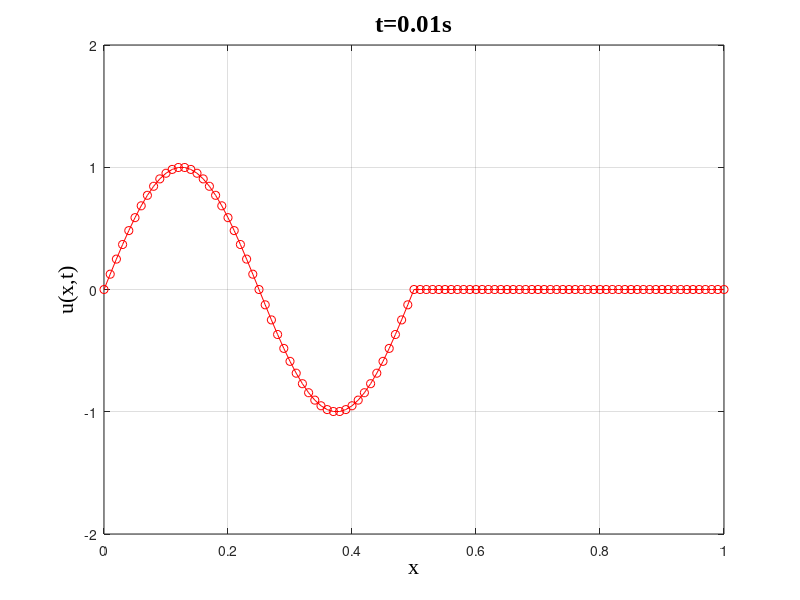

The MATLAB script that drew this image: (Note: this script raises an error after producing the figure.)
%%
% 
%  PREFORMATTED
%  TEXT
% 
clear
clc
clf
tic
L=100; % space grid
T=200;  % time grid
dx=1/L; % space step
dt=0.01; % time step
v=0.8; % wave speed
c=v^2*dt^2/dx^2; % reduced coeffecient
u=zeros(T,L+1);

for k=1:L/2+1
  u(1,k)=sin(4*pi*(k-1)/L); % initial wave shape
  u(2,k)=sin(4*pi*(k-1)/L); % initial velocity = 0
end

for j=2:T
  for k=2:L
    u(j+1,k)=c*(u(j,k+1)+u(j,k-1))+2*(1-c)*u(j,k)-u(j-1,k);
    u(j,L+1)=u(j,L);
  end
    u(j+1,L+1)=c*(u(j,L))+2*(1-c)*u(j,L+1)-u(j-1,L+1);
end

xx=linspace(0,1,L+1);

h = figure;
axis tight manual % this ensures that getframe() returns a consistent size
filename = '1Dwave.gif';
for j=1:T
    pic1=plot(xx,u(j,:),'r-o');
    hold on ;
    %---------------%
    set(gca,'XLim',[0 1])
    set(gca,'YLim',[-2 2])
    set(gca,'XGrid','on')
    set(gca,'YGrid','on')
    set(get(gca, 'XLabel'), 'String', 'x')
    set(get(gca, 'XLabel'), 'FontSize', 16)
    set(get(gca, 'XLabel'), 'FontName', 'Times New Roman')
    set(get(gca, 'YLabel'), 'String', 'u(x,t)')
    set(get(gca, 'YLabel'), 'FontSize', 16)
    set(get(gca, 'YLabel'), 'FontName', 'Times New Roman')
    set(get(gca, 'Title'), 'String', ['t=',num2str(j*dt),'s'])
    set(get(gca, 'Title'), 'FontSize', 18)
    set(get(gca, 'Title'), 'FontName', 'Times New Roman')
    %---------------%
    drawnow;
    % Capture the plot as an image 
    frame = getframe(h); 
    im = frame2im(frame); 
    [im,cm] = rgb2ind(im,256);
    % Write to the GIF File 
    if j == 1 
        imwrite(im,cm,filename,'gif', 'Loopcount',inf,'delaytime',0.2); 
    else 
        imwrite(im,cm,filename,'gif','WriteMode','append','delaytime',0.2); 
    end
    delete(pic1);
end

toc